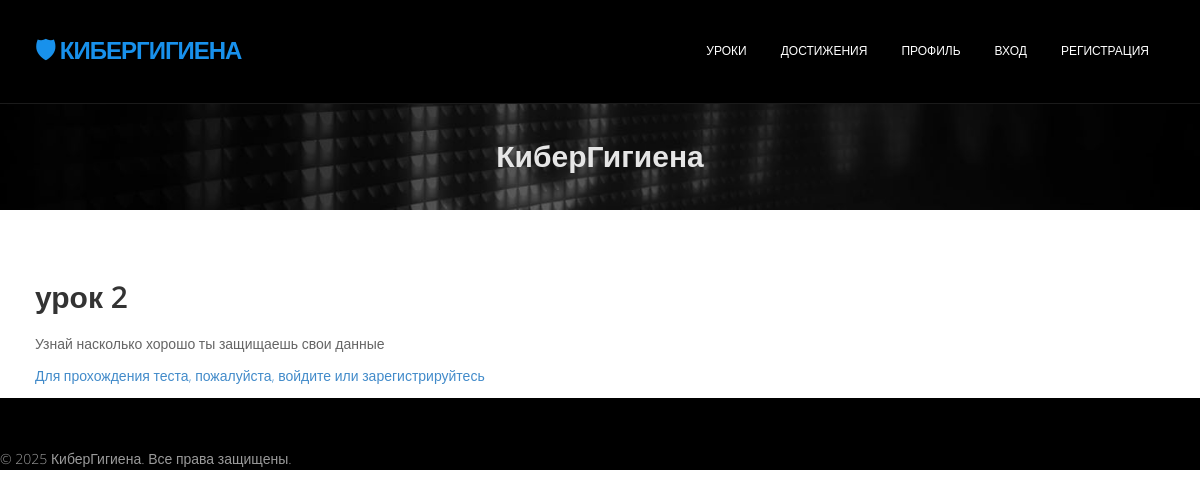
Page /lessons/2/ on the committed database.
### kyberapp/models.py (models this page shows, shortened)
class Lesson(models.Model):
    title = models.CharField(_('Название урока'), max_length=255)
    description = models.TextField(_('Описание'))
    video_url = models.URLField(_('Ссылка на видео'), blank=True, null=True)
    image = models.ImageField(_('Изображение'), upload_to='lessons/',
                              null=True, blank=True)
    created_at = models.DateTimeField(_('Дата создания'), auto_now_add=True)
    class Meta:
        verbose_name = "Урок"
        verbose_name_plural = "Уроки"

### kyberapp/views.py (the view)
# urls.py: path('lessons/<int:lesson_id>/', views.lesson_detail,
def lesson_detail(request, lesson_id):
    lesson = get_object_or_404(Lesson, id=lesson_id)  # Получаем урок по ID, если не найдено, будет ошибка 404.
    test = lesson.tests.first()  # Предполагаем, что у лекции может быть только один тест (если нужно, можно изменить логику).
    if test:
        if request.user.is_authenticated:  # Если пользователь авторизован
            test_link = f"/test/{test.id}/"  # Ссылка на прохождение теста
        else:
            test_link = f"/login/?next=/test/{test.id}/"  # Ссылка на тест с редиректом на страницу входа/регистрации
    else:
        test_link = None  # Если нет теста, то и ссылки нет.
    return render(request, "kyberapp/lesson_detail.html", {'lesson': lesson, 'test_link': test_link})

### kyberapp/templates/kyberapp/lesson_detail.html (shortened to what this page needs)
{% extends "kyberapp/base.html" %}
{% block content %}
    <h2>{{ lesson.title }}</h2>
    <p>{{ lesson.description }}</p>
    {% if test_link %}
        {% if user.is_authenticated %}
            <p><a href="{{ test_link }}">Пройти тест</a></p>
        {% else %}
            <p><a href="{{ test_link }}">Для прохождения теста, пожалуйста, войдите или зарегистрируйтесь</a></p>
        {% endif %}
    {% endif %}
{% endblock %}

### kyberapp/static/css/style.css (style rules this page uses)
body { font-family:'Open Sans', Arial, sans-serif; font-size:14px; font-weight:300; line-height:1.6em; color:#656565; }
h1,h2, h3, h4, h5, h6 { font-family:'Open Sans', Arial, sans-serif; font-weight: 600; line-height:1.1em; color:#333; margin-bottom: 20px; }

### rows in the picture
Lesson: title "урок 2", description "Узнай насколько хорошо ты защищаешь свои данные"

### other values in the picture
{{ year|default:2025 }} "2025"
